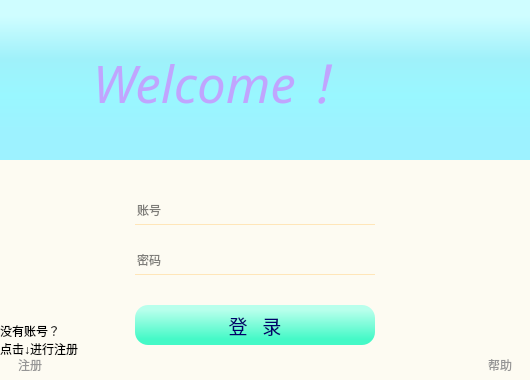
<?xml version="1.0" encoding="UTF-8"?>
<ui version="4.0">
 <class>SF_Login</class>
 <widget class="QDialog" name="SF_Login">
  <property name="geometry">
   <rect>
    <x>0</x>
    <y>0</y>
    <width>530</width>
    <height>380</height>
   </rect>
  </property>
  <property name="minimumSize">
   <size>
    <width>530</width>
    <height>380</height>
   </size>
  </property>
  <property name="maximumSize">
   <size>
    <width>530</width>
    <height>380</height>
   </size>
  </property>
  <property name="font">
   <font>
    <family>楷体</family>
    <pointsize>9</pointsize>
   </font>
  </property>
  <property name="windowTitle">
   <string>Dialog</string>
  </property>
  <property name="styleSheet">
   <string notr="true">QLabel#welcome
{
	background-color: qlineargradient(spread:pad, x1:0, y1:0, x2:0, y2:1, stop:0.1 rgba(207, 253, 255, 255), stop:0.368421 rgba(159, 241, 250, 255), stop:0.6 rgba(153, 247, 255, 255), stop:0.810526 rgba(157, 242, 255, 255));
	color:qlineargradient(spread:pad, x1:0.505263, y1:0, x2:0.5, y2:1, stop:0.110526 rgba(131, 208, 246, 255), stop:0.726316 rgba(192, 165, 254, 255));
}
QLabel#error_tip,QLabel#signup_tip
{
	font: 9pt &quot;等线&quot;;
	color: rgb(0, 0, 0);
}
.QWidget
{
	background-color:rgb(253, 251, 242)
}
QPushButton#sign_up,QPushButton#help
{
	
	background-color: rgb(253, 251, 242);
	border-radius:0px;
	font: 9pt &quot;等线&quot;;
	color: rgb(150, 150, 150);
}

QPushButton#sign_up:hover,QPushButton#help:hover
{
	font: 9pt &quot;等线&quot;;
	color: rgb(75, 75, 75);
}
QPushButton#sign_up:pressed,QPushButton#help:pressed
{
	font: 9pt &quot;等线&quot;;
	color: rgb(0, 0, 0);
}
QPushButton#login
{
	
	background-color: qlineargradient(spread:pad, x1:0.505263, y1:0, x2:0.5, y2:1, stop:0.121053 rgba(184, 255, 236, 255), stop:0.852632 rgba(69, 249, 199, 255));
	border-radius:13px;
	font: 14pt &quot;华文仿宋&quot; bold;
	color: rgb(0, 0, 108)
}
QPushButton#login:hover
{
	background-color:qlineargradient(spread:pad, x1:0.484, y1:1, x2:0.495, y2:0.023, stop:0.121053 rgba(142, 255, 225, 255), stop:0.852632 rgba(22, 249, 186, 255));
	font: 14pt &quot;华文仿宋&quot; bold;
	color: rgb(99, 0, 74);
	border:1px solid rgb(0, 170, 255)
}
QPushButton#login:pressed
{
	background-color:rgb(75, 225, 255);
	border-radius:13px;
	font: 14pt &quot;华文仿宋&quot; bold;
	color: rgb(255, 255, 255);
	border:1px solid rgb(0, 170, 255)
}
QLineEdit
{
	font: 11pt &quot;宋体&quot;;
	background-color: rgb(253, 251, 242);
	border:none;
	border-bottom:1px solid rgb(255, 230, 185);
}
QLineEdit:hover
{
	border-bottom:1px solid rgb(255, 185, 71);
}
QLineEdit:focus
{
	background-color: rgb(254, 254, 254);
	border-radius:7px;
	border:1px solid rgb(255, 85, 0);
}


</string>
  </property>
  <widget class="QLabel" name="welcome">
   <property name="geometry">
    <rect>
     <x>0</x>
     <y>0</y>
     <width>530</width>
     <height>160</height>
    </rect>
   </property>
   <property name="minimumSize">
    <size>
     <width>0</width>
     <height>160</height>
    </size>
   </property>
   <property name="maximumSize">
    <size>
     <width>16777215</width>
     <height>160</height>
    </size>
   </property>
   <property name="font">
    <font>
     <family>Algerian</family>
     <pointsize>38</pointsize>
     <weight>50</weight>
     <italic>true</italic>
     <bold>false</bold>
    </font>
   </property>
   <property name="autoFillBackground">
    <bool>false</bool>
   </property>
   <property name="text">
    <string>       Welcome！</string>
   </property>
  </widget>
  <widget class="QWidget" name="main" native="true">
   <property name="geometry">
    <rect>
     <x>0</x>
     <y>140</y>
     <width>530</width>
     <height>241</height>
    </rect>
   </property>
   <property name="font">
    <font>
     <family>Algerian</family>
     <italic>false</italic>
    </font>
   </property>
   <widget class="QPushButton" name="sign_up">
    <property name="geometry">
     <rect>
      <x>0</x>
      <y>210</y>
      <width>60</width>
      <height>30</height>
     </rect>
    </property>
    <property name="whatsThis">
     <string>&lt;html&gt;&lt;head/&gt;&lt;body&gt;&lt;p&gt;点击注册&lt;/p&gt;&lt;/body&gt;&lt;/html&gt;</string>
    </property>
    <property name="text">
     <string>注册</string>
    </property>
   </widget>
   <widget class="QPushButton" name="help">
    <property name="geometry">
     <rect>
      <x>470</x>
      <y>210</y>
      <width>60</width>
      <height>30</height>
     </rect>
    </property>
    <property name="whatsThis">
     <string>&lt;html&gt;&lt;head/&gt;&lt;body&gt;&lt;p&gt;打开用户使用指南&lt;/p&gt;&lt;/body&gt;&lt;/html&gt;</string>
    </property>
    <property name="text">
     <string>帮助</string>
    </property>
   </widget>
   <widget class="QPushButton" name="login">
    <property name="geometry">
     <rect>
      <x>135</x>
      <y>165</y>
      <width>240</width>
      <height>40</height>
     </rect>
    </property>
    <property name="minimumSize">
     <size>
      <width>240</width>
      <height>40</height>
     </size>
    </property>
    <property name="maximumSize">
     <size>
      <width>240</width>
      <height>40</height>
     </size>
    </property>
    <property name="font">
     <font>
      <family>华文仿宋 13</family>
      <pointsize>14</pointsize>
      <weight>50</weight>
      <italic>false</italic>
      <bold>false</bold>
     </font>
    </property>
    <property name="text">
     <string>登   录</string>
    </property>
   </widget>
   <widget class="QLineEdit" name="password">
    <property name="geometry">
     <rect>
      <x>135</x>
      <y>105</y>
      <width>240</width>
      <height>30</height>
     </rect>
    </property>
    <property name="minimumSize">
     <size>
      <width>240</width>
      <height>30</height>
     </size>
    </property>
    <property name="maximumSize">
     <size>
      <width>240</width>
      <height>30</height>
     </size>
    </property>
    <property name="text">
     <string/>
    </property>
    <property name="maxLength">
     <number>20</number>
    </property>
    <property name="frame">
     <bool>true</bool>
    </property>
    <property name="echoMode">
     <enum>QLineEdit::Password</enum>
    </property>
    <property name="placeholderText">
     <string>密码</string>
    </property>
   </widget>
   <widget class="QLineEdit" name="username">
    <property name="enabled">
     <bool>true</bool>
    </property>
    <property name="geometry">
     <rect>
      <x>135</x>
      <y>55</y>
      <width>240</width>
      <height>30</height>
     </rect>
    </property>
    <property name="minimumSize">
     <size>
      <width>240</width>
      <height>30</height>
     </size>
    </property>
    <property name="maximumSize">
     <size>
      <width>240</width>
      <height>30</height>
     </size>
    </property>
    <property name="text">
     <string/>
    </property>
    <property name="maxLength">
     <number>20</number>
    </property>
    <property name="placeholderText">
     <string>账号</string>
    </property>
   </widget>
   <widget class="QLabel" name="signup_tip">
    <property name="geometry">
     <rect>
      <x>0</x>
      <y>180</y>
      <width>120</width>
      <height>40</height>
     </rect>
    </property>
    <property name="minimumSize">
     <size>
      <width>120</width>
      <height>40</height>
     </size>
    </property>
    <property name="maximumSize">
     <size>
      <width>120</width>
      <height>40</height>
     </size>
    </property>
    <property name="text">
     <string>没有账号？
点击↓进行注册</string>
    </property>
   </widget>
   <widget class="QLabel" name="error_tip">
    <property name="geometry">
     <rect>
      <x>180</x>
      <y>210</y>
      <width>150</width>
      <height>20</height>
     </rect>
    </property>
    <property name="text">
     <string/>
    </property>
    <property name="alignment">
     <set>Qt::AlignCenter</set>
    </property>
   </widget>
  </widget>
  <zorder>main</zorder>
  <zorder>welcome</zorder>
 </widget>
 <resources/>
 <connections/>
</ui>
